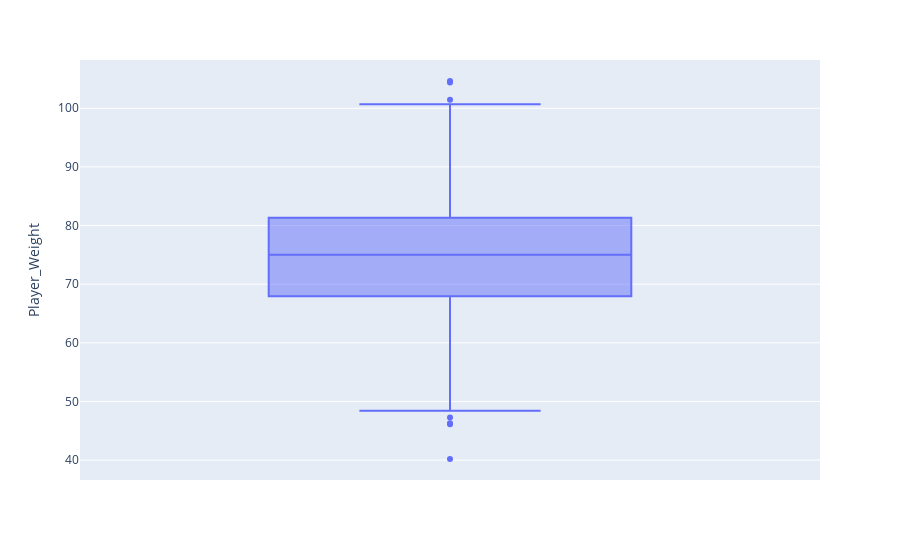

This figure's notebook cell:
### Code cell
fig = px.box(df, y='Player_Weight')
fig.show()

### Figure 1 — Plotly figure (JSON) as saved in the notebook; plotly's stock layout.template omitted (floating-point values rounded to 4 significant figures; data arrays with more than 128 entries replaced by an {"elided": "..."} marker saying what was removed)
{"data": [{"alignmentgroup": "True", "hovertemplate": "Player_Weight=%{y}<extra></extra>", "legendgroup": "", "marker": {"color": "#636efa"}, "name": "", "notched": false, "offsetgroup": "", "orientation": "v", "showlegend": false, "type": "box", "x0": " ", "xaxis": "x", "y": {"elided": "1000 float values"}, "y0": " ", "yaxis": "y"}], "layout": {"boxmode": "group", "legend": {"tracegroupgap": 0}, "margin": {"t": 60}, "xaxis": {"anchor": "y", "domain": [0, 1]}, "yaxis": {"anchor": "x", "domain": [0, 1], "title": {"text": "Player_Weight"}}}}
